Frame 1 (no input): blank canvas, image omitted
Frame 60 (the mouse pressed at the canvas centre just before this capture): blank canvas, image omitted
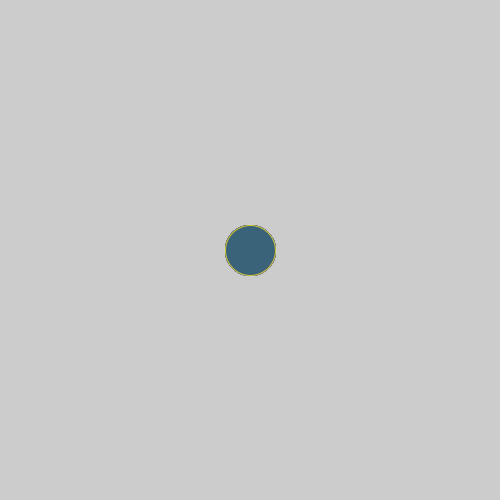
Frame 120 (the mouse held since frame 60 and released just before this capture)

The Processing sketch whose frames 1 and 60 were blank and that drew this single picture after the mouse press (run headless with seeded random() and noise(); from frame 60 on, the mouse is pressed at the canvas centre):

// Processing sketch: processing_157098
// ── processing_157098.pde

void setup(){
  size (500,500);
}
void draw(){
if(mousePressed){
  stroke(random(255), random(255), random(255));
 fill(random(255), random(255), random(255)); 
  ellipse(mouseX,mouseY,50,50);

}
}
